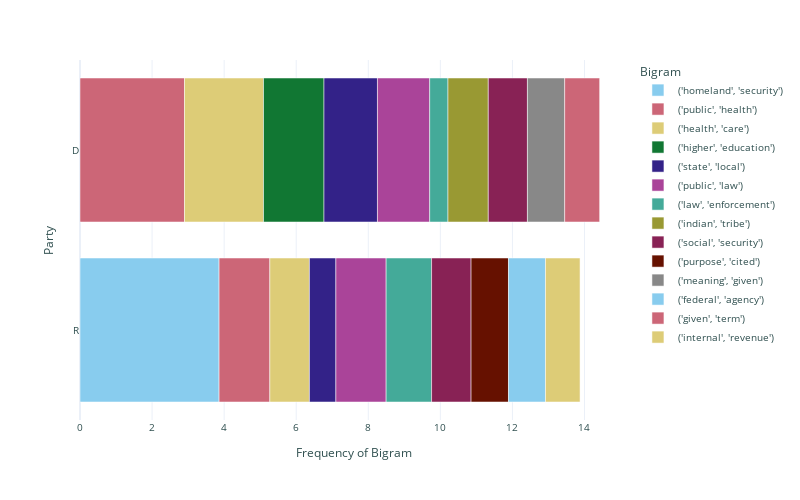

Notebook code for this chart:
### Code cell
democrat_bigrams_viz(df)

### Figure 1 — Plotly figure (JSON) as saved in the notebook; plotly's stock layout.template omitted (floating-point values rounded to 4 significant figures)
{"data": [{"alignmentgroup": "True", "hovertemplate": "Bigram=('homeland', 'security')<br>Frequency of Bigram=%{x}<br>Party=%{y}<extra></extra>", "legendgroup": "('homeland', 'security')", "marker": {"color": "rgb(136, 204, 238)", "pattern": {"shape": ""}}, "name": "('homeland', 'security')", "offsetgroup": "('homeland', 'security')", "orientation": "h", "showlegend": true, "textposition": "auto", "type": "bar", "x": [3.86], "xaxis": "x", "y": ["R"], "yaxis": "y"}, {"alignmentgroup": "True", "hovertemplate": "Bigram=('public', 'health')<br>Frequency of Bigram=%{x}<br>Party=%{y}<extra></extra>", "legendgroup": "('public', 'health')", "marker": {"color": "rgb(204, 102, 119)", "pattern": {"shape": ""}}, "name": "('public', 'health')", "offsetgroup": "('public', 'health')", "orientation": "h", "showlegend": true, "textposition": "auto", "type": "bar", "x": [2.9, 1.408], "xaxis": "x", "y": ["D", "R"], "yaxis": "y"}, {"alignmentgroup": "True", "hovertemplate": "Bigram=('health', 'care')<br>Frequency of Bigram=%{x}<br>Party=%{y}<extra></extra>", "legendgroup": "('health', 'care')", "marker": {"color": "rgb(221, 204, 119)", "pattern": {"shape": ""}}, "name": "('health', 'care')", "offsetgroup": "('health', 'care')", "orientation": "h", "showlegend": true, "textposition": "auto", "type": "bar", "x": [2.192, 1.099], "xaxis": "x", "y": ["D", "R"], "yaxis": "y"}, {"alignmentgroup": "True", "hovertemplate": "Bigram=('higher', 'education')<br>Frequency of Bigram=%{x}<br>Party=%{y}<extra></extra>", "legendgroup": "('higher', 'education')", "marker": {"color": "rgb(17, 119, 51)", "pattern": {"shape": ""}}, "name": "('higher', 'education')", "offsetgroup": "('higher', 'education')", "orientation": "h", "showlegend": true, "textposition": "auto", "type": "bar", "x": [1.679], "xaxis": "x", "y": ["D"], "yaxis": "y"}, {"alignmentgroup": "True", "hovertemplate": "Bigram=('state', 'local')<br>Frequency of Bigram=%{x}<br>Party=%{y}<extra></extra>", "legendgroup": "('state', 'local')", "marker": {"color": "rgb(51, 34, 136)", "pattern": {"shape": ""}}, "name": "('state', 'local')", "offsetgroup": "('state', 'local')", "orientation": "h", "showlegend": true, "textposition": "auto", "type": "bar", "x": [1.484, 0.7342], "xaxis": "x", "y": ["D", "R"], "yaxis": "y"}, {"alignmentgroup": "True", "hovertemplate": "Bigram=('public', 'law')<br>Frequency of Bigram=%{x}<br>Party=%{y}<extra></extra>", "legendgroup": "('public', 'law')", "marker": {"color": "rgb(170, 68, 153)", "pattern": {"shape": ""}}, "name": "('public', 'law')", "offsetgroup": "('public', 'law')", "orientation": "h", "showlegend": true, "textposition": "auto", "type": "bar", "x": [1.45, 1.395], "xaxis": "x", "y": ["D", "R"], "yaxis": "y"}, {"alignmentgroup": "True", "hovertemplate": "Bigram=('law', 'enforcement')<br>Frequency of Bigram=%{x}<br>Party=%{y}<extra></extra>", "legendgroup": "('law', 'enforcement')", "marker": {"color": "rgb(68, 170, 153)", "pattern": {"shape": ""}}, "name": "('law', 'enforcement')", "offsetgroup": "('law', 'enforcement')", "orientation": "h", "showlegend": true, "textposition": "auto", "type": "bar", "x": [1.261, 0.5075], "xaxis": "x", "y": ["R", "D"], "yaxis": "y"}, {"alignmentgroup": "True", "hovertemplate": "Bigram=('indian', 'tribe')<br>Frequency of Bigram=%{x}<br>Party=%{y}<extra></extra>", "legendgroup": "('indian', 'tribe')", "marker": {"color": "rgb(153, 153, 51)", "pattern": {"shape": ""}}, "name": "('indian', 'tribe')", "offsetgroup": "('indian', 'tribe')", "orientation": "h", "showlegend": true, "textposition": "auto", "type": "bar", "x": [1.119], "xaxis": "x", "y": ["D"], "yaxis": "y"}, {"alignmentgroup": "True", "hovertemplate": "Bigram=('social', 'security')<br>Frequency of Bigram=%{x}<br>Party=%{y}<extra></extra>", "legendgroup": "('social', 'security')", "marker": {"color": "rgb(136, 34, 85)", "pattern": {"shape": ""}}, "name": "('social', 'security')", "offsetgroup": "('social', 'security')", "orientation": "h", "showlegend": true, "textposition": "auto", "type": "bar", "x": [1.096, 1.086], "xaxis": "x", "y": ["R", "D"], "yaxis": "y"}, {"alignmentgroup": "True", "hovertemplate": "Bigram=('purpose', 'cited')<br>Frequency of Bigram=%{x}<br>Party=%{y}<extra></extra>", "legendgroup": "('purpose', 'cited')", "marker": {"color": "rgb(102, 17, 0)", "pattern": {"shape": ""}}, "name": "('purpose', 'cited')", "offsetgroup": "('purpose', 'cited')", "orientation": "h", "showlegend": true, "textposition": "auto", "type": "bar", "x": [1.038], "xaxis": "x", "y": ["R"], "yaxis": "y"}, {"alignmentgroup": "True", "hovertemplate": "Bigram=('meaning', 'given')<br>Frequency of Bigram=%{x}<br>Party=%{y}<extra></extra>", "legendgroup": "('meaning', 'given')", "marker": {"color": "rgb(136, 136, 136)", "pattern": {"shape": ""}}, "name": "('meaning', 'given')", "offsetgroup": "('meaning', 'given')", "orientation": "h", "showlegend": true, "textposition": "auto", "type": "bar", "x": [1.034], "xaxis": "x", "y": ["D"], "yaxis": "y"}, {"alignmentgroup": "True", "hovertemplate": "Bigram=('federal', 'agency')<br>Frequency of Bigram=%{x}<br>Party=%{y}<extra></extra>", "legendgroup": "('federal', 'agency')", "marker": {"color": "rgb(136, 204, 238)", "pattern": {"shape": ""}}, "name": "('federal', 'agency')", "offsetgroup": "('federal', 'agency')", "orientation": "h", "showlegend": true, "textposition": "auto", "type": "bar", "x": [1.027], "xaxis": "x", "y": ["R"], "yaxis": "y"}, {"alignmentgroup": "True", "hovertemplate": "Bigram=('given', 'term')<br>Frequency of Bigram=%{x}<br>Party=%{y}<extra></extra>", "legendgroup": "('given', 'term')", "marker": {"color": "rgb(204, 102, 119)", "pattern": {"shape": ""}}, "name": "('given', 'term')", "offsetgroup": "('given', 'term')", "orientation": "h", "showlegend": true, "textposition": "auto", "type": "bar", "x": [0.9699], "xaxis": "x", "y": ["D"], "yaxis": "y"}, {"alignmentgroup": "True", "hovertemplate": "Bigram=('internal', 'revenue')<br>Frequency of Bigram=%{x}<br>Party=%{y}<extra></extra>", "legendgroup": "('internal', 'revenue')", "marker": {"color": "rgb(221, 204, 119)", "pattern": {"shape": ""}}, "name": "('internal', 'revenue')", "offsetgroup": "('internal', 'revenue')", "orientation": "h", "showlegend": true, "textposition": "auto", "type": "bar", "x": [0.9595], "xaxis": "x", "y": ["R"], "yaxis": "y"}], "layout": {"barmode": "relative", "font": {"color": "DarkSlateGray", "size": 10}, "height": 500, "legend": {"title": {"text": "Bigram"}, "tracegroupgap": 0}, "margin": {"t": 60}, "width": 800, "xaxis": {"anchor": "y", "domain": [0, 1], "title": {"text": "Frequency of Bigram"}}, "yaxis": {"anchor": "x", "domain": [0, 1], "title": {"text": "Party"}}}}
